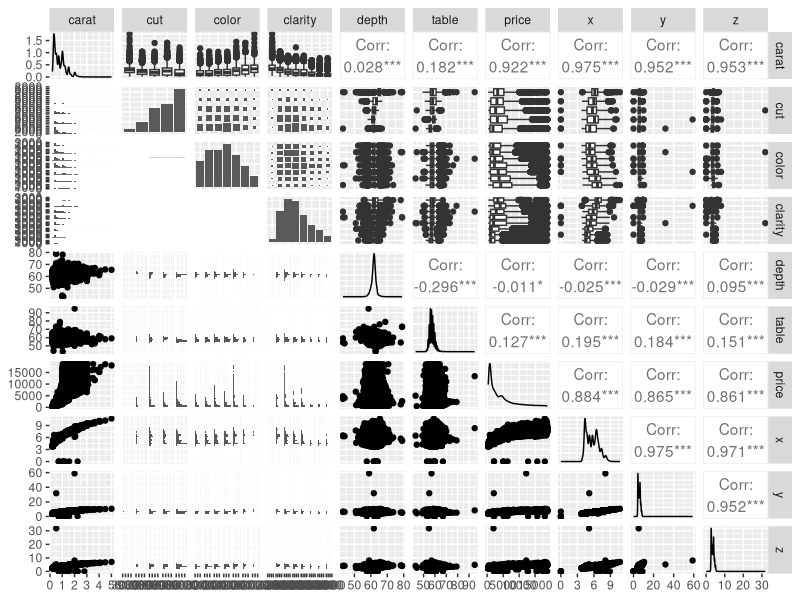
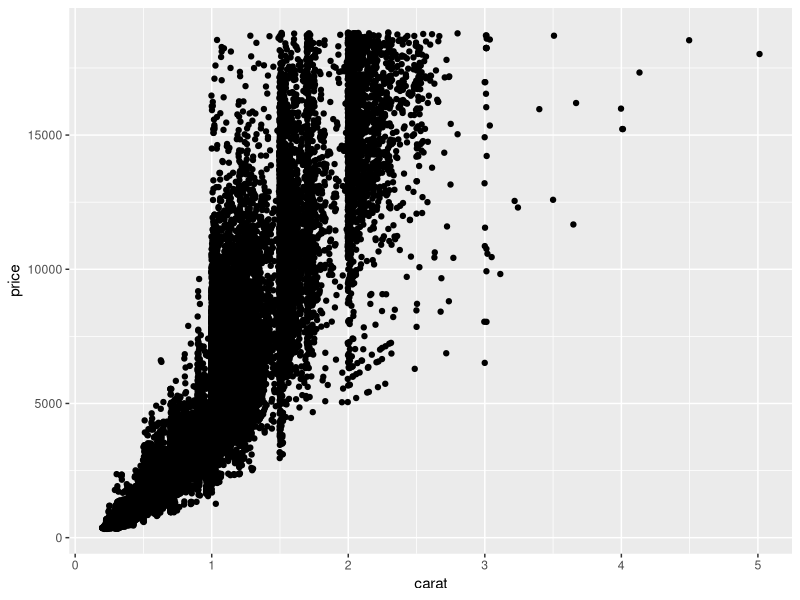
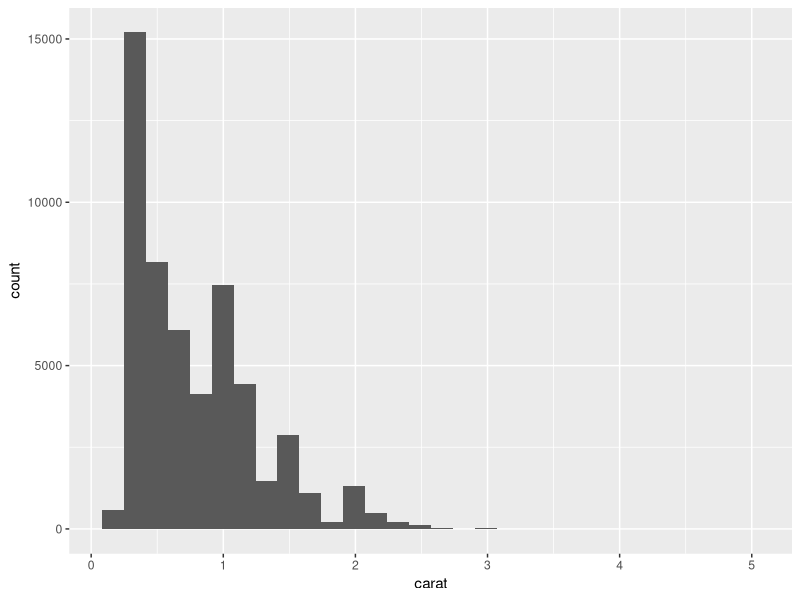

Source code (R) for these figures, in order:
## ---- chunk 1
knitr::opts_chunk$set(echo = TRUE)
library(skimr)
library(tidyverse)
library(GGally)
## ---- chunk 2
names(diamonds)
dim(diamonds)
summary(diamonds)
head(diamonds)
tail(diamonds)
skimr::skim(diamonds)
## ---- chunk 3
GGally::ggpairs(diamonds)
## ---- chunk 4
ggplot(data = diamonds, aes(x = carat, y = price))+
  geom_jitter()

## ---- chunk 5
ggplot(data = diamonds, aes(x = carat))+
  geom_histogram()
